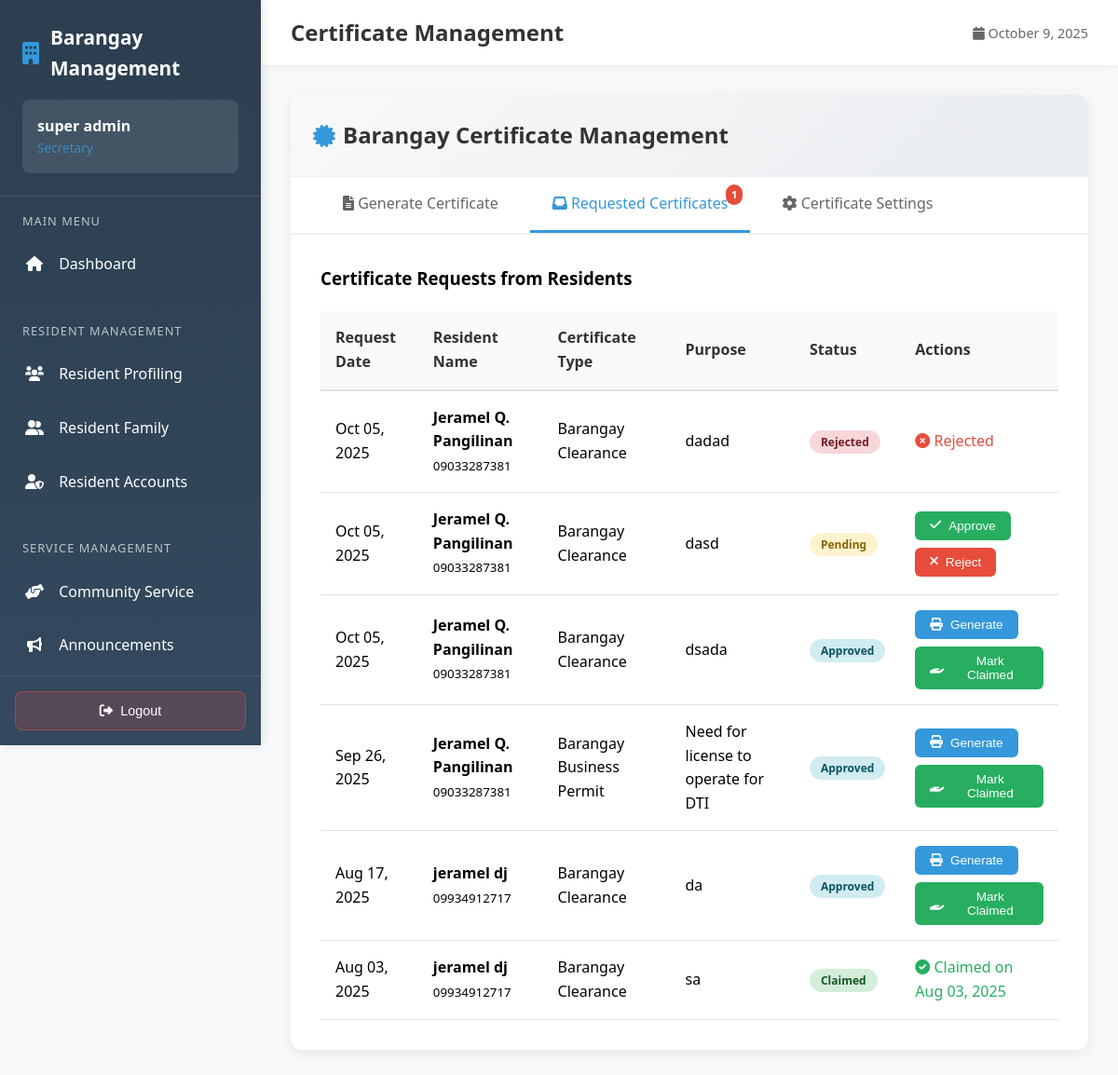
The page /employee/sec/certificates.php (signed in) on the database its author committed.
### tables this page shows
CREATE TABLE `certificate_requests` (
  `id` int(11) NOT NULL,
  `resident_id` int(11) NOT NULL,
  `certificate_type` varchar(100) NOT NULL,
  `purpose` text NOT NULL,
  `additional_info` text DEFAULT NULL,
  `status` varchar(20) NOT NULL DEFAULT 'pending',
  `created_at` timestamp NOT NULL DEFAULT current_timestamp(),
  `processed_date` timestamp NULL DEFAULT NULL,
  `processed_by` int(11) DEFAULT NULL,
  `rejection_reason` text DEFAULT NULL,
  `claim_date` timestamp NULL DEFAULT NULL,
  `or_number` varchar(50) DEFAULT NULL,
  `amount_paid` decimal(10,2) DEFAULT NULL,
  `updated_at` timestamp NOT NULL DEFAULT current_timestamp() ON UPDATE current_timestamp()
);

CREATE TABLE `residents` (
  `id` int(11) NOT NULL,
  `first_name` varchar(100) NOT NULL,
  `middle_initial` varchar(1) DEFAULT NULL,
  `last_name` varchar(100) NOT NULL,
  `full_name` varchar(255) DEFAULT NULL,
  `suffix` varchar(50) DEFAULT NULL,
  `age` int(11) NOT NULL,
  `contact_number` varchar(20) NOT NULL,
  `zone` enum('Zone 1A','Zone 1B','Zone 2A','Zone 2B','Zone 3A','Zone 3B','Zone 4A','Zone 4B','Zone 5A','Zone 5B','Zone 6A','Zone 6B','Zone 7A','Zone 7B') NOT NULL DEFAULT 'Zone 1A',
  `email` varchar(100) DEFAULT NULL,
  `created_at` timestamp NOT NULL DEFAULT current_timestamp(),
  `updated_at` timestamp NOT NULL DEFAULT current_timestamp() ON UPDATE current_timestamp(),
  `photo_path` varchar(255) DEFAULT NULL,
  `face_descriptor` text DEFAULT NULL,
  `face_embedding` text DEFAULT NULL,
  `face_photo` longtext DEFAULT NULL,
  `liveness_verified` tinyint(1) DEFAULT 0,
  `total_volunteer_hours` decimal(6,1) DEFAULT 0.0,
  `total_volunteer_events` int(11) DEFAULT 0,
  `last_volunteer_date` date DEFAULT NULL,
  `volunteer_status` enum('inactive','active','outstanding') DEFAULT 'inactive',
  `status` varchar(20) NOT NULL DEFAULT 'active'
);

### employee/sec/certificates.php (the view, shortened to what this page needs)
<?php
require_once '../../config.php';
$stats = [];
$pending_complaint_query = "SELECT COUNT(*) as pending FROM complaints WHERE status = 'pending'";
$result = mysqli_query($connection, $pending_complaint_query);
if ($result) {
    $stats['pending_complaints'] = mysqli_fetch_assoc($result)['pending'];
} else {
    $stats['pending_complaints'] = 0;
}
$pending_cert_query = "SELECT COUNT(*) as pending FROM certificate_requests WHERE status = 'pending'";
$result = mysqli_query($connection, $pending_cert_query);
if ($result) {
    $stats['pending_certificates'] = mysqli_fetch_assoc($result)['pending'];
} else {
    $stats['pending_certificates'] = 0;
}
$requests_query = "SELECT cr.*, r.full_name as resident_name, r.contact_number AS resident_phone, r.email as resident_email,
                   cr.certificate_type as certificate_name,
                   u.full_name as processed_by_name
                   FROM certificate_requests cr
                   LEFT JOIN residents r ON cr.resident_id = r.id
                   LEFT JOIN users u ON cr.processed_by = u.id
                   ORDER BY cr.created_at DESC";
$certificate_requests = mysqli_query($connection, $requests_query);
$certificate_requests_with_info = [];
if ($certificate_requests && is_object($certificate_requests) && mysqli_num_rows($certificate_requests) > 0) {
    while ($req = mysqli_fetch_assoc($certificate_requests)) {
        if (empty($req['resident_email'])) {
            $req['resident_email'] = 'No email';
        }
        $certificate_requests_with_info[] = $req;
    }
}
if (isset($_GET['tab'])) {
    $active_tab = $_GET['tab'];
} else {
    $active_tab = !empty($certificate_requests_with_info) ? 'requests' : 'generate';
}
?>
<!DOCTYPE html>
<html lang="en">
<head>
    <link href="https://cdnjs.cloudflare.com/ajax/libs/font-awesome/6.0.0/css/all.min.css" rel="stylesheet">
</head>
<body>
    <nav class="sidebar" id="sidebar">
        <div class="sidebar-header">
            <div class="sidebar-brand">
                <i class="fas fa-building"></i>
                Barangay Management
            </div>
            <div class="user-info">
                <div class="user-name"><?php echo $_SESSION['full_name']; ?></div>
                <div class="user-role">Secretary</div>
            </div>
        </div>
        <div class="sidebar-nav">
            <div class="nav-section">
                <div class="nav-section-title">Main Menu</div>
                <a href="dashboard.php" class="nav-item">
                    <i class="fas fa-home"></i>
                    Dashboard
                </a>
            </div>
            <div class="nav-section">
                <div class="nav-section-title">Resident Management</div>
                <a href="resident-profiling.php" class="nav-item">
                    <i class="fas fa-users"></i>
                    Resident Profiling
                </a>
                <a href="resident_family.php" class="nav-item">
                    <i class="fas fa-user-friends"></i>
                    Resident Family
                </a>
                <a href="resident_account.php" class="nav-item">
					<i class="fas fa-user-shield"></i>
					Resident Accounts
				</a>
            </div>
            <div class="nav-section">
                <div class="nav-section-title">Service Management</div>
                <a href="community_service.php" class="nav-item">
                    <i class="fas fa-hands-helping"></i>
                    Community Service
                </a>
                <a href="announcements.php" class="nav-item">
                    <i class="fas fa-bullhorn"></i>
                    Announcements
                </a>
                <a href="complaints.php" class="nav-item">
                </a>
            </div>
        </div>
        <div class="logout-section">
            <form action="../logout.php" method="POST" id="logoutForm" style="width: 100%;">
                <button type="button" class="logout-btn" onclick="handleLogout()">
                    <i class="fas fa-sign-out-alt"></i>
                    Logout
                </button>
            </form>
        </div>
    </nav>
    <div class="main-content">
        <div class="top-bar">
            <h1 class="page-title">Certificate Management</h1>
            <div style="display: flex; align-items: center; gap: 1rem;">
                <span style="color: #666; font-size: 0.9rem;">
                    <i class="fas fa-calendar"></i> <?php echo date('F j, Y'); ?>
                </span>
            </div>
        </div>
        <div class="content-area">
            <div class="certificate-container">
                <div class="certificate-header no-print">
                    <h2 class="certificate-title">
                        <i class="fas fa-certificate" style="color: #3498db;"></i>
                        Barangay Certificate Management
                    </h2>
                </div>
                <div class="tabs no-print">
                    <div class="tab <?php echo $active_tab == 'generate' ? 'active' : ''; ?>" onclick="switchTab(event, 'generate')">
                        <i class="fas fa-file-alt"></i> Generate Certificate
                    </div>
                    <div class="tab <?php echo $active_tab == 'requests' ? 'active' : ''; ?>" onclick="switchTab(event, 'requests')">
                        <i class="fas fa-inbox"></i> Requested Certificates
                        <?php if ($stats['pending_certificates'] > 0): ?>
                            <span class="tab-badge"><?php echo $stats['pending_certificates']; ?></span>
                        <?php endif; ?>
                    </div>
                    <div class="tab <?php echo $active_tab == 'settings' ? 'active' : ''; ?>" onclick="switchTab(event, 'settings')">
                        <i class="fas fa-cog"></i> Certificate Settings
                    </div>
                </div>
                <div id="requests-tab" class="tab-content <?php echo $active_tab == 'requests' ? 'active' : ''; ?>">
                    <h3 style="margin-bottom: 20px;">Certificate Requests from Residents</h3>
                    <?php if (!empty($certificate_requests_with_info)): ?>
                        <table class="requests-table">
                            <thead>
                                <tr>
                                    <th>Request Date</th>
                                    <th>Resident Name</th>
                                    <th>Certificate Type</th>
                                    <th>Purpose</th>
                                    <th>Status</th>
                                    <th>Actions</th>
                                </tr>
                            </thead>
                            <tbody>
                                <?php foreach ($certificate_requests_with_info as $request): ?>
                                    <tr>
                                        <td><?php echo date('M d, Y', strtotime($request['created_at'])); ?></td>
                                        <td>
                                            <strong><?php echo htmlspecialchars($request['resident_name'] ?? 'Resident Name'); ?></strong><br>
                                            <small><?php echo htmlspecialchars($request['resident_phone'] ?? 'No phone'); ?></small>
                                        </td>
                                        <td><?php echo htmlspecialchars($request['certificate_name']); ?></td>
                                        <td><?php echo htmlspecialchars($request['purpose']); ?></td>
                                        <td>
                                            <span class="status-badge status-<?php echo $request['status']; ?>">
                                                <?php echo ucfirst($request['status']); ?>
                                            </span>
                                        </td>
                                        <td>
                                            <div class="action-buttons">
                                                <?php if ($request['status'] == 'pending'): ?>
                                                    <button class="btn btn-success btn-sm" onclick="showApproveModal(<?php echo $request['id']; ?>, '<?php echo htmlspecialchars($request['resident_name'] ?? 'Resident'); ?>', '<?php echo htmlspecialchars($request['certificate_name']); ?>')">
                                                        <i class="fas fa-check"></i> Approve
                                                    </button>
                                                    <button class="btn btn-danger btn-sm" onclick="showRejectModal(<?php echo $request['id']; ?>)">
                                                        <i class="fas fa-times"></i> Reject
                                                    </button>
                                                <?php elseif ($request['status'] == 'approved'): ?>
                                                    <button class="btn btn-primary btn-sm" onclick="generateCertificate('<?php echo htmlspecialchars($request['resident_name'] ?? 'Resident'); ?>', '<?php echo htmlspecialchars($request['purpose']); ?>')">
                                                        <i class="fas fa-print"></i> Generate
                                                    </button>
                                                    <button class="btn btn-success btn-sm" onclick="showClaimModal(<?php echo $request['id']; ?>)">
                                                        <i class="fas fa-hand-holding"></i> Mark Claimed
                                                    </button>
                                                <?php elseif ($request['status'] == 'claimed'): ?>
                                                    <span style="color: #27ae60;">
                                                        <i class="fas fa-check-circle"></i> Claimed on <?php echo $request['claim_date'] ? date('M d, Y', strtotime($request['claim_date'])) : 'N/A'; ?>
                                                    </span>
                                                <?php elseif ($request['status'] == 'rejected'): ?>
                                                    <span style="color: #e74c3c;" title="<?php echo htmlspecialchars($request['rejection_reason'] ?? ''); ?>">
                                                        <i class="fas fa-times-circle"></i> Rejected
                                                    </span>
                                                <?php endif; ?>
                                            </div>
                                        </td>
                                    </tr>
                                <?php endforeach; ?>
                            </tbody>
                        </table>
                    <?php endif; ?>
                </div>
            </div>
        </div>
    </div>
</body>
</html>

### rows shown on the page
certificate_requests: created_at "Oct 05, 2025", resident.full_name "Jeramel Q. Pangilinan", resident.contact_number "09033287381", certificate_type "Barangay Clearance", purpose "dadad", status "Rejected"
certificate_requests: created_at "Oct 05, 2025", resident.full_name "Jeramel Q. Pangilinan", resident.contact_number "09033287381", certificate_type "Barangay Clearance", purpose "dasd", status "Pending"
certificate_requests: created_at "Oct 05, 2025", resident.full_name "Jeramel Q. Pangilinan", resident.contact_number "09033287381", certificate_type "Barangay Clearance", purpose "dsada", status "Approved"
certificate_requests: created_at "Sep 26, 2025", resident.full_name "Jeramel Q. Pangilinan", resident.contact_number "09033287381", certificate_type "Barangay Business Permit", purpose "Need for license to operate for DTI", status "Approved"
certificate_requests: created_at "Aug 17, 2025", resident.full_name "jeramel dj", resident.contact_number "09934912717", certificate_type "Barangay Clearance", purpose "da", status "Approved"
certificate_requests: created_at "Aug 03, 2025", resident.full_name "jeramel dj", resident.contact_number "09934912717", certificate_type "Barangay Clearance", purpose "sa", status "Claimed", claim_date "Aug 03, 2025"

### other values the page prints
$_SESSION['full_name'] "super admin"
$stats['pending_certificates'] "1"
